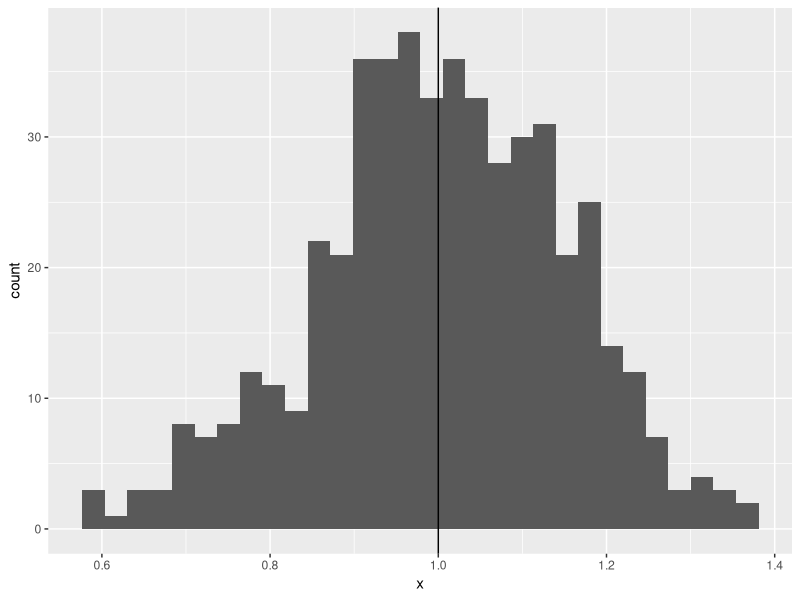
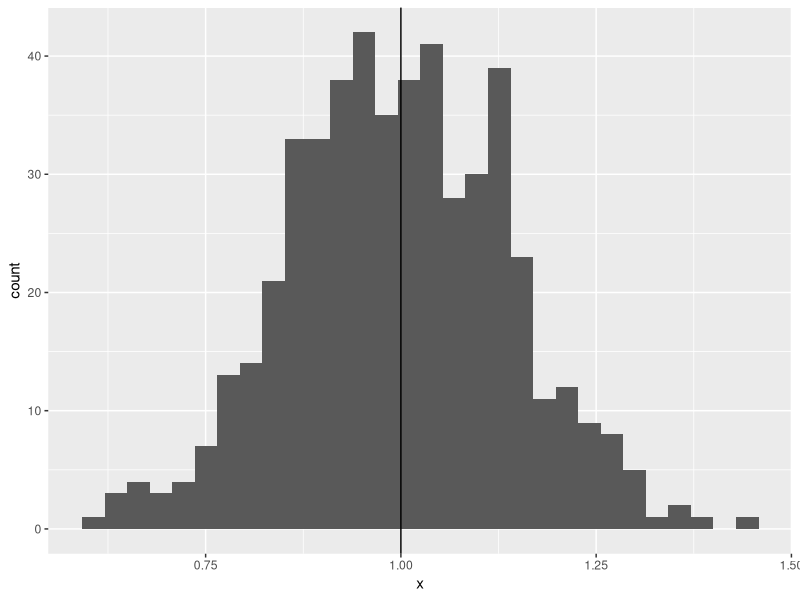

Reproduce these figures in R, in order.

# simple example to unpack what's going on 
# with the bootstrap for the att
# - with no selection, random treatment effect

# Initial conclusions:
#  - regular boot & multinomial boot differ because 
#    regular boot is using bootstrapped sum(Z), 
#    while multinomial boot implicitly conditions 
#    on n1=sum(Z) in the original data.


require(tidyverse)

# generate data
numsamp <- 1000
tau <- 1
df <- tibble(
  Y0 = rnorm(numsamp),
  tauj = rnorm(numsamp, mean=tau),
  Y1 = Y0 + tauj,
  Z = sample(0:1, size=numsamp, replace=T, prob=c(0.9,0.1)),
  Yobs = ifelse(Z, Y1, Y0)) %>% 
  # mutate(wt = ifelse(Z, 1/sum(Z), 1/(n()-sum(Z))))
  mutate(wt = ifelse(Z, 1, sum(Z)/(n()-sum(Z))))

tau_hat <- df %>% 
  summarize(att = sum((2*Z-1) * wt * Yobs) / sum(Z))
tau_hat

# ground truth ------------------------------------------------------------

# true sd: randomness only in Z
#  - weird w.r.t. the ATT in some sense...
B <- 500
taus_resampZ <- map_dbl(
  1:B,
  function(x) {
    df %>% 
      mutate(Z = sample(0:1, size=numsamp, replace=T, prob=c(0.9,0.1)),
             Yobs = ifelse(Z, Y1, Y0),
             wt = ifelse(Z, 1, sum(Z)/(n()-sum(Z)))) %>% 
      summarize(att = sum((2*Z-1) * wt * Yobs) / sum(Z)) %>% 
      pull(att)
  })
ggplot(tibble(x=taus_resampZ)) +
  geom_histogram(aes(x)) +
  geom_vline(xintercept=tau)
mean(taus_resampZ)
sd(taus_resampZ)

# true sd: randomness in Y
taus_resampY <- map_dbl(
  1:B,
  function(x) {
    df %>% 
      mutate(Y0 = rnorm(numsamp),
             tauj = rnorm(numsamp, mean=tau),
             Y1 = Y0 + tauj,
             Yobs = ifelse(Z, Y1, Y0),
             wt = ifelse(Z, 1, sum(Z)/(n()-sum(Z)))) %>% 
      summarize(att = sum((2*Z-1) * wt * Yobs) / sum(Z)) %>% 
      pull(att)
  })
ggplot(tibble(x=taus_resampY)) +
  geom_histogram(aes(x)) +
  geom_vline(xintercept=tau)
mean(taus_resampY)
sd(taus_resampY)

# note: given original dataset may not be similar to the "average" dataset!



# TODO: what is the "true" variation we're after?
#  - in some sense, we'd like to condition on the treated units...?
# regardless, bootstrap seems to be much closer to resampZ se than to resampY se...




# bootstrap results -------------------------------------------------------

# TODO CHECK: does it matter what the co units' weights sum to...?

boot <- function(d, B=100) {
  map_dbl(1:B,
          .progress = "Bootstrapping...",
          function(b) {
            d %>% 
              sample_n(n(), replace=T) %>%
              summarize(att = sum((2*Z-1) * wt * Yobs) / sum(Z)) %>%
              pull(att)
          })
}

boot2 <- function(d, B=100) {
  # n <- nrow(d)
  # n1 <- sum(d$Z)
  
  map_dbl(1:B,
          .progress = "Bootstrapping...",
          function(b) {
            att_hat <- d %>%
              summarize(att = sum((2*Z-1) * wt * Yobs) / sum(Z)) %>%
              pull(att)
            
            d %>% 
              sample_n(n(), replace=T) %>%
              summarize(att = sum((2*Z-1) * wt * Yobs - sum(Z)/n()*att_hat) / sum(Z)) %>%
              # summarize(att = sum((2*Z-1) * wt * Yobs - n1/n*att_hat) / n1) %>%
              pull(att)
          })
}

# use n1/n*att_hat to cancel bias for multinomial weights,
#  which sum to n instead of n1
#  - this actually helps the wild bootstrap, for whatever reason???
# NOTE: this is conservative, due to n1 weirdness
weighted_boot <- function(d, wt_fun, B=100) {
  n <- nrow(d)
  n1 <- sum(d$Z)
  
  att_hat <- d %>%
    summarize(att = sum((2*Z-1) * wt * Yobs) / n1) %>%
    pull(att)
  
  map_dbl(1:B,
          .progress = "Bootstrapping...",
          function(b) {
            d %>% 
              mutate(
                weights_boot = wt_fun(n),
                tau_i = (2*Z-1) * wt * Yobs) %>% 
              summarize(att = sum(weights_boot * 
                                    (tau_i - n1/n*att_hat)) / n1) %>%
              pull(att)
          })
}

# this is pretty close to what the bootstrap does!
weighted_boot2 <- function(d, wt_fun, B=100) {
  att_hat <- d %>%
    summarize(att = sum((2*Z-1) * wt * Yobs) / sum(Z)) %>%
    pull(att)
  
  map_dbl(1:B,
          .progress = "Bootstrapping...",
          function(b) {
            d %>% 
              mutate(
                weights_boot = wt_fun(n()),
                tau_i = (2*Z-1) * wt * Yobs) %>% 
              summarize(
                # n1 = sum(weights_boot*Z),
                # n = sum(weights_boot),
                att = sum(weights_boot * 
                            (tau_i - sum(weights_boot*Z)/n()*att_hat)) / 
                  sum(weights_boot*Z) ) %>%
              pull(att)
          })
}

# this is pretty close to what the bootstrap does!
weighted_boot3 <- function(d, wt_fun, B=100) {
  map_dbl(1:B,
          .progress = "Bootstrapping...",
          function(b) {
            d %>% 
              mutate(
                weights_boot = wt_fun(n()),
                tau_i = (2*Z-1) * wt * Yobs) %>% 
              summarize(
                att = sum(weights_boot * (tau_i)) / sum(weights_boot*Z) ) %>%
              pull(att)
          })
}

if (F) {
  # full bootstrap works great
  boot_samps <- boot(df, B=500)
  hist(boot_samps)
  sd(boot_samps)
  
  boot_samps2 <- boot2(df, B=500)
  hist(boot_samps2)
  sd(boot_samps2)

  # weighted bootstrap works...?
  
  wf <- function(n) as.numeric(rmultinom(1, size=n, prob=rep(1/n,n)))
  # wf <- function(n) as.numeric(gtools::rdirichlet(1, alpha=rep(1,n)))
  # wf <- function(n) {
  #   sample(
  #     c( -(sqrt(5)-1)/2, (sqrt(5)+1)/2 ),
  #     prob = c( (sqrt(5)+1)/(2*sqrt(5)), (sqrt(5)-1)/(2*sqrt(5)) ),
  #     replace = T, size = n)
  # }
  
  wboot_samps <- weighted_boot(df, wf, B=500)
  hist(wboot_samps)
  sd(wboot_samps)
  
  wboot2_samps <- weighted_boot2(df, wf, B=500)
  hist(wboot2_samps)
  sd(wboot2_samps)
  
  wboot3_samps <- weighted_boot3(df, wf, B=500)
  hist(wboot3_samps)
  sd(wboot3_samps)
  
  sd(boot_samps)
  sd(boot_samps2)
  sd(wboot_samps)
  sd(wboot2_samps)
  sd(wboot3_samps)
  sd(taus_resampY)
  sd(taus_resampZ)
}



